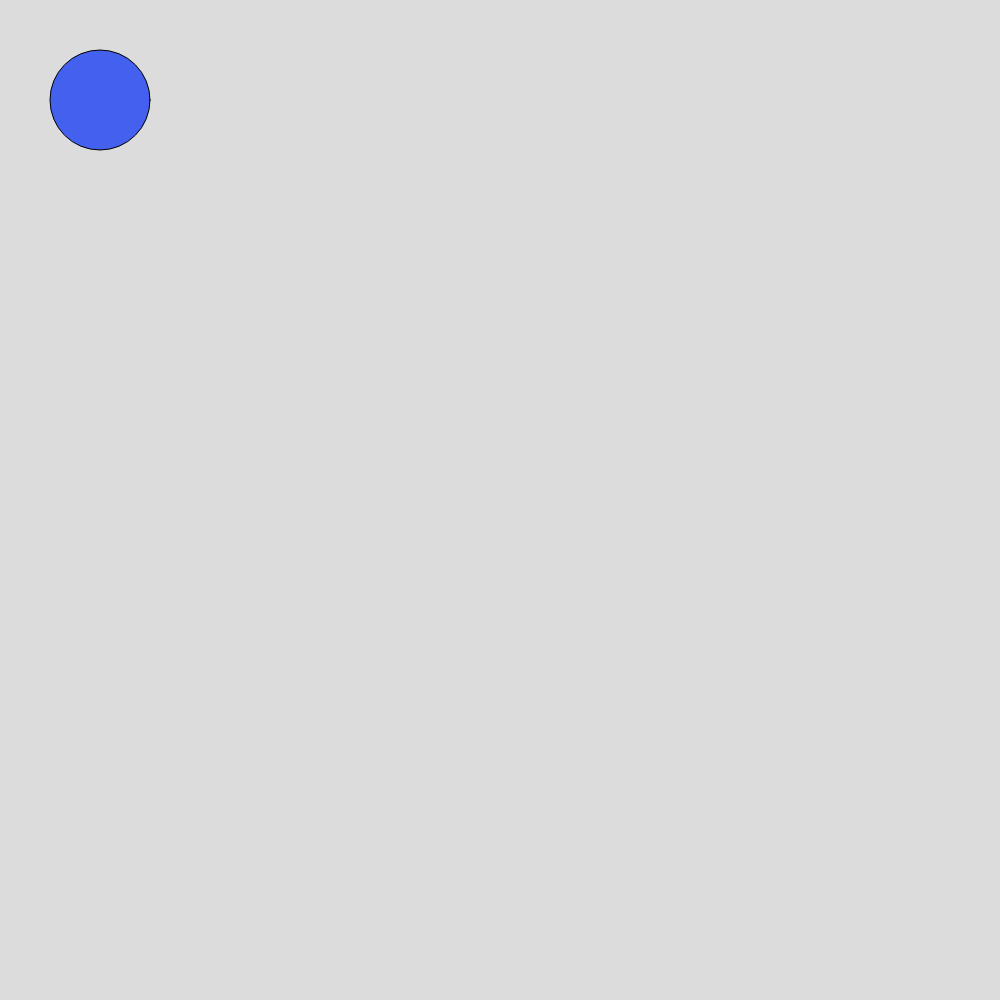
Frame 1 (no input)
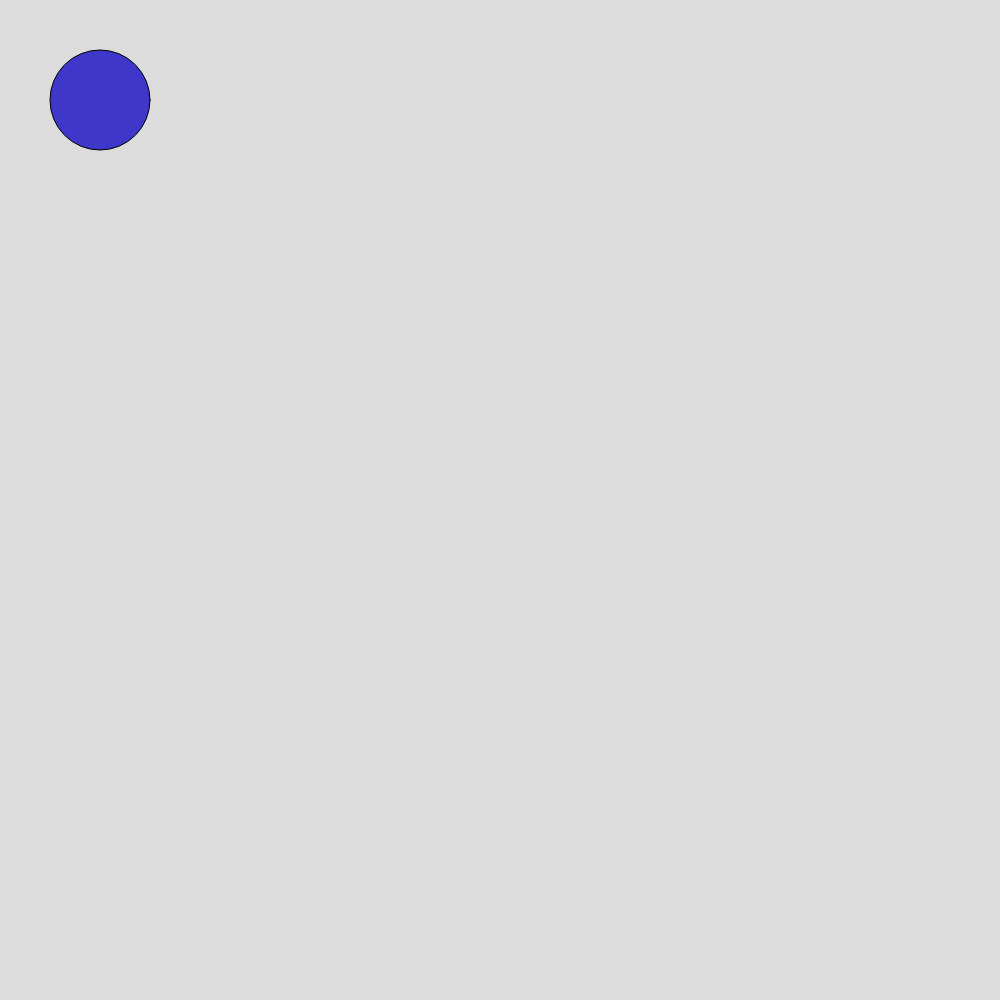
Frame 60 (no input)
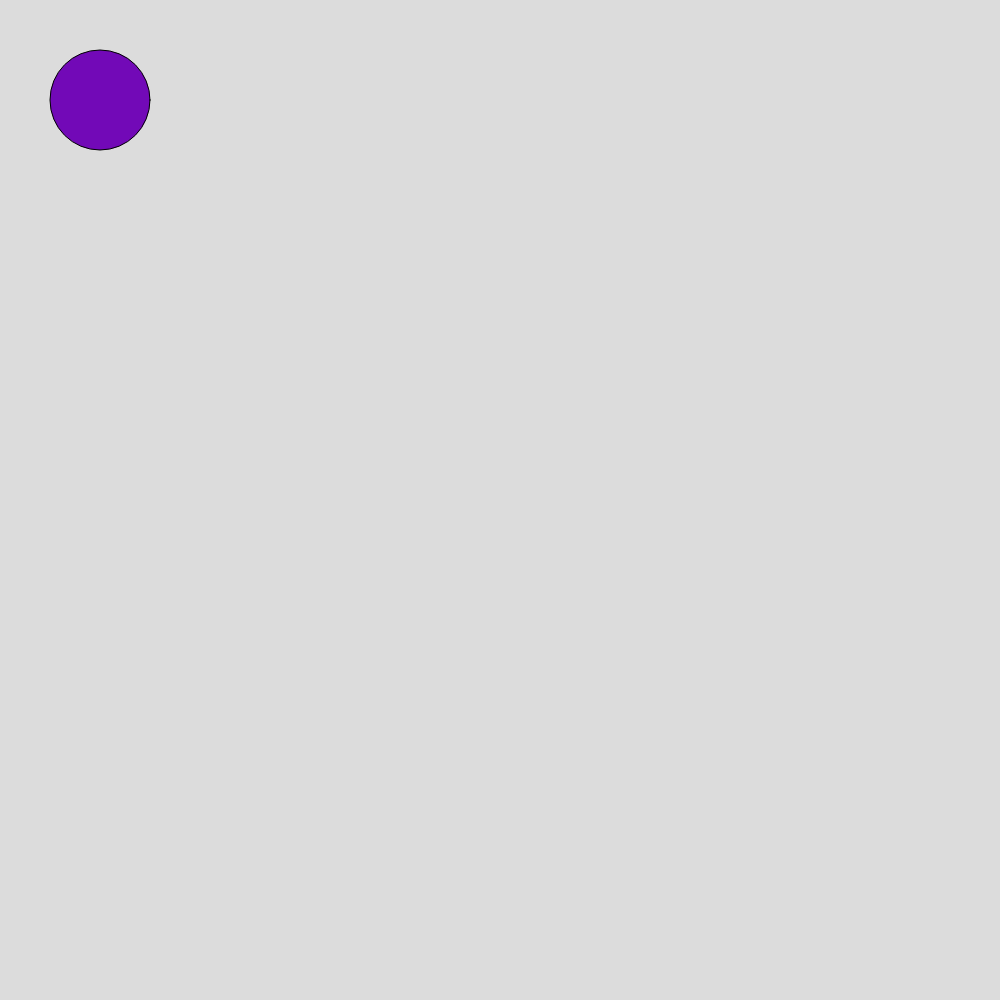
Frame 120 (the mouse pressed at the canvas centre since frame 60)

The p5.js sketch that drew these frames (run headless with seeded random() and noise() and a simulated clock; from frame 60 on, the mouse is pressed at the canvas centre):

// p5.js sketch
// ── sketch.js
let bf_url = "https://coolors.co/f72585-b5179e-7209b7-560bad-480ca8-3a0ca3-3f37c9-4361ee-4895ef-4cc9f0";
bf_url = bf_url.split("/");
let url = bf_url[3];
//nsole.log(url);



let color_cd = [];

let new_color = bf_url[3].split("-");

let result_color =  "";
                            
//conle.log(new_color.length);

for(let i = 0; i < new_color.length; i++){
  //nsole.log(colors[0]);
   color_cd[i] = "#" + new_color[i];

  
}

console.log(color_cd);

function setup() {
  createCanvas(1000, 1000);
  
  
}

function draw() {
  background(220);
  
  
    
  let c = random(color_cd);
  fill(c);
  ellipse(100,100,100,100);

}
